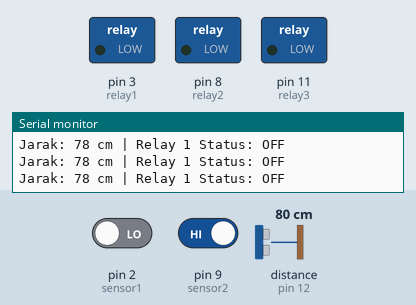
Simulated run of this sketch. Board: Arduino Uno, built with avr-gcc and run on an emulated ATmega328P. Shown: switched loads named in the sketch (green lamp = pin HIGH), the last lines printed to the serial monitor. Wiring (inferred from the names in the program): ultrasonic range finder: trigger pin 13; echo pin 12. The inputs (shaded band) are chosen by the test bench; at power-on: distance to the obstacle (sensor on pin 12) 80 cm, pin 9 (sensor2) HIGH, pin 2 (sensor1) LOW. The echo pulse lasts 58.3 µs per cm; pins used as bus, display or sensor lines are not drawn.

Above: at 1.2 s.
1.3 s: distance to the obstacle (sensor on pin 12) set to 23 cm
2.8 s: distance to the obstacle (sensor on pin 12) set to 19 cm
At 3.4 s:
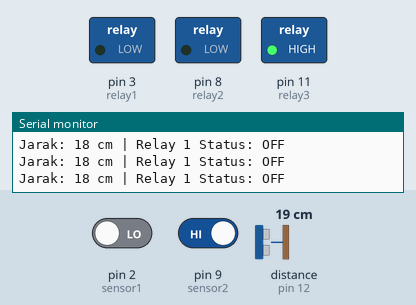
4.3 s: pin 9 (sensor2) driven LOW
At 5.5 s:
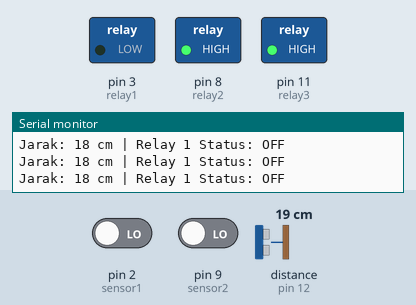
5.8 s: distance to the obstacle (sensor on pin 12) set to 35 cm
At 6.7 s:
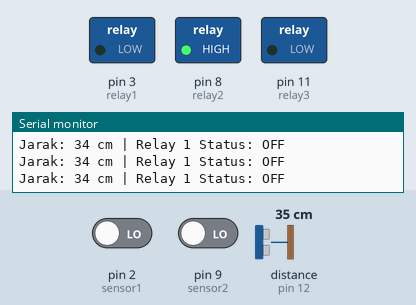
7.3 s: distance to the obstacle (sensor on pin 12) set to 2 cm
At 8.1 s:
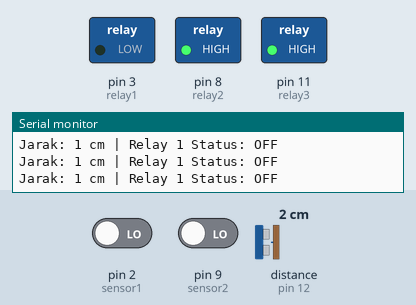
8.8 s: distance to the obstacle (sensor on pin 12) set to 60 cm
At 9.9 s:
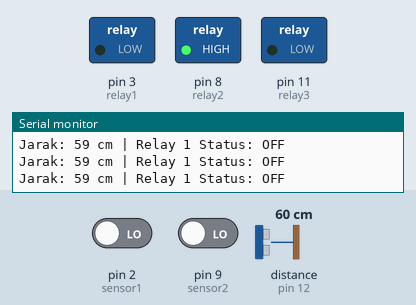
Timing chart, 0 to 11.8 s (numbered marks = the images above; inputs shaded):
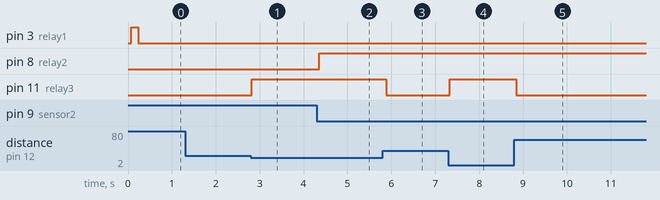

Measured:
- the behaviour switches between 22 and 21 cm on distance to the obstacle (sensor on pin 12) (found by bisection; images 0 and 1)
- after the input at 2.8 s, pin 11 (relay3): LOW → HIGH at once
- after the input at 4.3 s, pin 8 (relay2): LOW → HIGH after 0.05 s
- after the input at 5.8 s, pin 11 (relay3): HIGH → LOW after 0.08 s
- after the input at 7.3 s, pin 11 (relay3): LOW → HIGH at once
- after the input at 8.8 s, pin 11 (relay3): HIGH → LOW at once

The sketch:

Code_Sistan_Final_Kel10.ino
```cpp
// Kelompok 10

// =========================
// PIN DEFINISI
// =========================
const int sensor1 = 2;      // Sensor IR 1 (Untuk Trigger Relay 1)
const int sensor2 = 9;      // Sensor IR 2

const int relay1  = 3;      // Relay 1 (Pompa/IN1) - Nyala 200 detik
const int relay2  = 8;      // Relay 2
const int relay3  = 11;     // Relay 3 (KIPAS) - Ultrasonik

const int trigPin = 13;     // Ultrasonic Trigger
const int echoPin = 12;     // Ultrasonic Echo

// =========================
// KONFIGURASI PENGATURAN
// =========================
const int OBJECT_DETECTED = LOW;
const int RELAY_ON  = HIGH;
const int RELAY_OFF = LOW;

// 1. PENGATURAN JARAK KIPAS (20 cm)
const int DISTANCE_THRESHOLD = 20;

// 2. PENGATURAN DURASI RELAY 1
const unsigned long RELAY1_DURATION = 200;

// =========================
// VARIABEL SISTEM
// =========================
bool lastSensor1State = HIGH;

// Variabel untuk Timer Relay 1 (Non-blocking)
unsigned long relay1StartTime = 0;
bool isRelay1On = false;

void setup() {
  Serial.begin(9600);

  pinMode(sensor1, INPUT);
  pinMode(sensor2, INPUT);

  pinMode(relay1, OUTPUT);
  pinMode(relay2, OUTPUT);
  pinMode(relay3, OUTPUT);

  pinMode(trigPin, OUTPUT);
  pinMode(echoPin, INPUT);

  digitalWrite(relay1, RELAY_OFF);
  digitalWrite(relay2, RELAY_OFF);
  digitalWrite(relay3, RELAY_OFF);

  Serial.println("=== Sistem Aktif ===");
  Serial.println("Note: Relay 1 akan menyala 200 detik tanpa mengganggu Kipas.");
}

void loop() {
  unsigned long currentMillis = millis(); // Ambil waktu saat ini

  // =========================
  // 1. LOGIKA SENSOR IR 1 (TIMER 200 DETIK)
  // =========================
  int baca1 = digitalRead(sensor1);

  // Jika mendeteksi tangan (dari tidak ada menjadi ada) DAN Relay sedang mati
  if (lastSensor1State == HIGH && baca1 == OBJECT_DETECTED) {
    if (!isRelay1On) {
      Serial.println("Sensor 1 TERDETEKSI -> Relay 1 ON (Mulai 200 Detik)");
      digitalWrite(relay1, RELAY_ON);
      relay1StartTime = currentMillis; // Catat waktu mulai
      isRelay1On = true;
    }
  }
  lastSensor1State = baca1;

  // Cek apakah durasi 200 Milli detik sudah habis?
  if (isRelay1On) {
    if (currentMillis - relay1StartTime >= RELAY1_DURATION) {
      Serial.println("Waktu Habis -> Relay 1 OFF");
      digitalWrite(relay1, RELAY_OFF);
      isRelay1On = false;
    }
  }

  // =========================
  // 2. SENSOR IR 2 -> RELAY 2
  // =========================
  int baca2 = digitalRead(sensor2);
  if (baca2 == OBJECT_DETECTED) {
    digitalWrite(relay2, RELAY_ON);
  } else {
    digitalWrite(relay2, RELAY_OFF);
  }

  // =========================
  // 3. ULTRASONIK -> KIPAS (RELAY 3)
  // =========================
  digitalWrite(trigPin, LOW);
  delayMicroseconds(2);
  digitalWrite(trigPin, HIGH);
  delayMicroseconds(10);
  digitalWrite(trigPin, LOW);

  long duration = pulseIn(echoPin, HIGH, 25000);
  int distance = (duration > 0) ? duration * 0.034 / 2 : 999;

  Serial.print("Jarak: ");
  Serial.print(distance);
  Serial.print(" cm | Relay 1 Status: ");
  Serial.println(isRelay1On ? "ON (Hitung Mundur)" : "OFF");

  // Logika Kipas (Jarak <= 20 cm)
  if (distance <= DISTANCE_THRESHOLD) {
    digitalWrite(relay3, RELAY_ON);
  } else {
    digitalWrite(relay3, RELAY_OFF);
  }

  delay(100);
}
```
